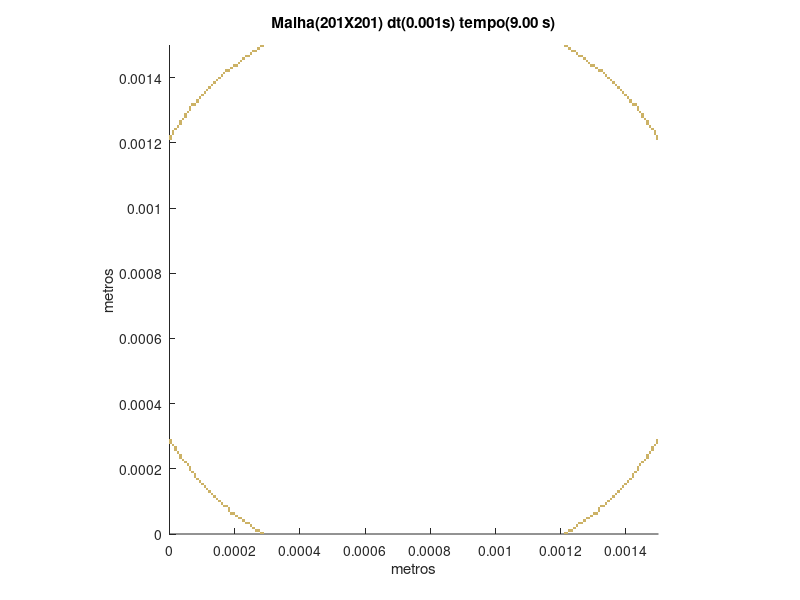

The MATLAB script that drew this image:
set (gca,'PlotBoxAspectRatio',[1 1 1],'Xlim',[0,0.0015],'Ylim',[0,0.0015])
hold on
title('Malha(201X201) dt(0.001s) tempo(9.00 s)')
hold on
ylabel('metros')
hold on
xlabel('metros')
hold on

fill([0.000276119402985075 0.000276119402985075 0.000283582089552239 0.000283582089552239],[0 7.46268656716418E-06 7.46268656716418E-06 0],[0.8,0.7,0.4],'LineStyle','none')

fill([0.000283582089552239 0.000283582089552239 0.000291044776119403 0.000291044776119403],[0 7.46268656716418E-06 7.46268656716418E-06 0],[0.8,0.7,0.4],'LineStyle','none')

fill([0.0012089552238806 0.0012089552238806 0.00121641791044776 0.00121641791044776],[0 7.46268656716418E-06 7.46268656716418E-06 0],[0.8,0.7,0.4],'LineStyle','none')

fill([0.00121641791044776 0.00121641791044776 0.00122388059701493 0.00122388059701493],[0 7.46268656716418E-06 7.46268656716418E-06 0],[0.8,0.7,0.4],'LineStyle','none')

fill([0.000261194029850746 0.000261194029850746 0.00026865671641791 0.00026865671641791],[7.46268656716418E-06 1.49253731343284E-05 1.49253731343284E-05 7.46268656716418E-06],[0.8,0.7,0.4],'LineStyle','none')

fill([0.00026865671641791 0.00026865671641791 0.000276119402985075 0.000276119402985075],[7.46268656716418E-06 1.49253731343284E-05 1.49253731343284E-05 7.46268656716418E-06],[0.8,0.7,0.4],'LineStyle','none')

fill([0.00122388059701493 0.00122388059701493 0.00123134328358209 0.00123134328358209],[7.46268656716418E-06 1.49253731343284E-05 1.49253731343284E-05 7.46268656716418E-06],[0.8,0.7,0.4],'LineStyle','none')

fill([0.00123134328358209 0.00123134328358209 0.00123880597014925 0.00123880597014925],[7.46268656716418E-06 1.49253731343284E-05 1.49253731343284E-05 7.46268656716418E-06],[0.8,0.7,0.4],'LineStyle','none')

fill([0.000253731343283582 0.000253731343283582 0.000261194029850746 0.000261194029850746],[1.49253731343284E-05 2.23880597014925E-05 2.23880597014925E-05 1.49253731343284E-05],[0.8,0.7,0.4],'LineStyle','none')

fill([0.00123880597014925 0.00123880597014925 0.00124626865671642 0.00124626865671642],[1.49253731343284E-05 2.23880597014925E-05 2.23880597014925E-05 1.49253731343284E-05],[0.8,0.7,0.4],'LineStyle','none')

fill([0.000246268656716418 0.000246268656716418 0.000253731343283582 0.000253731343283582],[2.23880597014925E-05 2.98507462686567E-05 2.98507462686567E-05 2.23880597014925E-05],[0.8,0.7,0.4],'LineStyle','none')

fill([0.00124626865671642 0.00124626865671642 0.00125373134328358 0.00125373134328358],[2.23880597014925E-05 2.98507462686567E-05 2.98507462686567E-05 2.23880597014925E-05],[0.8,0.7,0.4],'LineStyle','none')

fill([0.00023134328358209 0.00023134328358209 0.000238805970149254 0.000238805970149254],[2.98507462686567E-05 3.73134328358209E-05 3.73134328358209E-05 2.98507462686567E-05],[0.8,0.7,0.4],'LineStyle','none')

fill([0.000238805970149254 0.000238805970149254 0.000246268656716418 0.000246268656716418],[2.98507462686567E-05 3.73134328358209E-05 3.73134328358209E-05 2.98507462686567E-05],[0.8,0.7,0.4],'LineStyle','none')

fill([0.00125373134328358 0.00125373134328358 0.00126119402985075 0.00126119402985075],[2.98507462686567E-05 3.73134328358209E-05 3.73134328358209E-05 2.98507462686567E-05],[0.8,0.7,0.4],'LineStyle','none')

fill([0.00126119402985075 0.00126119402985075 0.00126865671641791 0.00126865671641791],[2.98507462686567E-05 3.73134328358209E-05 3.73134328358209E-05 2.98507462686567E-05],[0.8,0.7,0.4],'LineStyle','none')

fill([0.000223880597014925 0.000223880597014925 0.00023134328358209 0.00023134328358209],[3.73134328358209E-05 4.47761194029851E-05 4.47761194029851E-05 3.73134328358209E-05],[0.8,0.7,0.4],'LineStyle','none')

fill([0.00126865671641791 0.00126865671641791 0.00127611940298507 0.00127611940298507],[3.73134328358209E-05 4.47761194029851E-05 4.47761194029851E-05 3.73134328358209E-05],[0.8,0.7,0.4],'LineStyle','none')

fill([0.000208955223880597 0.000208955223880597 0.000216417910447761 0.000216417910447761],[4.47761194029851E-05 5.22388059701493E-05 5.22388059701493E-05 4.47761194029851E-05],[0.8,0.7,0.4],'LineStyle','none')

fill([0.000216417910447761 0.000216417910447761 0.000223880597014925 0.000223880597014925],[4.47761194029851E-05 5.22388059701493E-05 5.22388059701493E-05 4.47761194029851E-05],[0.8,0.7,0.4],'LineStyle','none')

fill([0.00127611940298507 0.00127611940298507 0.00128358208955224 0.00128358208955224],[4.47761194029851E-05 5.22388059701493E-05 5.22388059701493E-05 4.47761194029851E-05],[0.8,0.7,0.4],'LineStyle','none')

fill([0.00128358208955224 0.00128358208955224 0.0012910447761194 0.0012910447761194],[4.47761194029851E-05 5.22388059701493E-05 5.22388059701493E-05 4.47761194029851E-05],[0.8,0.7,0.4],'LineStyle','none')

fill([0.000201492537313433 0.000201492537313433 0.000208955223880597 0.000208955223880597],[5.22388059701493E-05 5.97014925373134E-05 5.97014925373134E-05 5.22388059701493E-05],[0.8,0.7,0.4],'LineStyle','none')

fill([0.0012910447761194 0.0012910447761194 0.00129850746268657 0.00129850746268657],[5.22388059701493E-05 5.97014925373134E-05 5.97014925373134E-05 5.22388059701493E-05],[0.8,0.7,0.4],'LineStyle','none')

fill([0.000186567164179104 0.000186567164179104 0.000194029850746269 0.000194029850746269],[5.97014925373134E-05 6.71641791044776E-05 6.71641791044776E-05 5.97014925373134E-05],[0.8,0.7,0.4],'LineStyle','none')

fill([0.000194029850746269 0.000194029850746269 0.000201492537313433 0.000201492537313433],[5.97014925373134E-05 6.71641791044776E-05 6.71641791044776E-05 5.97014925373134E-05],[0.8,0.7,0.4],'LineStyle','none')

fill([0.00129850746268657 0.00129850746268657 0.00130597014925373 0.00130597014925373],[5.97014925373134E-05 6.71641791044776E-05 6.71641791044776E-05 5.97014925373134E-05],[0.8,0.7,0.4],'LineStyle','none')

fill([0.00130597014925373 0.00130597014925373 0.0013134328358209 0.0013134328358209],[5.97014925373134E-05 6.71641791044776E-05 6.71641791044776E-05 5.97014925373134E-05],[0.8,0.7,0.4],'LineStyle','none')

fill([0.00017910447761194 0.00017910447761194 0.000186567164179104 0.000186567164179104],[6.71641791044776E-05 7.46268656716418E-05 7.46268656716418E-05 6.71641791044776E-05],[0.8,0.7,0.4],'LineStyle','none')

fill([0.0013134328358209 0.0013134328358209 0.00132089552238806 0.00132089552238806],[6.71641791044776E-05 7.46268656716418E-05 7.46268656716418E-05 6.71641791044776E-05],[0.8,0.7,0.4],'LineStyle','none')

fill([0.00017910447761194 0.00017910447761194 0.000186567164179104 0.000186567164179104],[7.46268656716418E-05 8.2089552238806E-05 8.2089552238806E-05 7.46268656716418E-05],[0.8,0.7,0.4],'LineStyle','none')

fill([0.0013134328358209 0.0013134328358209 0.00132089552238806 0.00132089552238806],[7.46268656716418E-05 8.2089552238806E-05 8.2089552238806E-05 7.46268656716418E-05],[0.8,0.7,0.4],'LineStyle','none')

fill([0.000164179104477612 0.000164179104477612 0.000171641791044776 0.000171641791044776],[8.2089552238806E-05 8.95522388059702E-05 8.95522388059702E-05 8.2089552238806E-05],[0.8,0.7,0.4],'LineStyle','none')

fill([0.000171641791044776 0.000171641791044776 0.00017910447761194 0.00017910447761194],[8.2089552238806E-05 8.95522388059702E-05 8.95522388059702E-05 8.2089552238806E-05],[0.8,0.7,0.4],'LineStyle','none')

fill([0.00132089552238806 0.00132089552238806 0.00132835820895522 0.00132835820895522],[8.2089552238806E-05 8.95522388059702E-05 8.95522388059702E-05 8.2089552238806E-05],[0.8,0.7,0.4],'LineStyle','none')

fill([0.00132835820895522 0.00132835820895522 0.00133582089552239 0.00133582089552239],[8.2089552238806E-05 8.95522388059702E-05 8.95522388059702E-05 8.2089552238806E-05],[0.8,0.7,0.4],'LineStyle','none')

fill([0.000156716417910448 0.000156716417910448 0.000164179104477612 0.000164179104477612],[8.95522388059702E-05 9.70149253731343E-05 9.70149253731343E-05 8.95522388059702E-05],[0.8,0.7,0.4],'LineStyle','none')

fill([0.00133582089552239 0.00133582089552239 0.00134328358208955 0.00134328358208955],[8.95522388059702E-05 9.70149253731343E-05 9.70149253731343E-05 8.95522388059702E-05],[0.8,0.7,0.4],'LineStyle','none')

fill([0.000149253731343284 0.000149253731343284 0.000156716417910448 0.000156716417910448],[9.70149253731343E-05 0.000104477611940299 0.000104477611940299 9.70149253731343E-05],[0.8,0.7,0.4],'LineStyle','none')

fill([0.00134328358208955 0.00134328358208955 0.00135074626865672 0.00135074626865672],[9.70149253731343E-05 0.000104477611940299 0.000104477611940299 9.70149253731343E-05],[0.8,0.7,0.4],'LineStyle','none')

fill([0.000141791044776119 0.000141791044776119 0.000149253731343284 0.000149253731343284],[0.000104477611940299 0.000111940298507463 0.000111940298507463 0.000104477611940299],[0.8,0.7,0.4],'LineStyle','none')

fill([0.00135074626865672 0.00135074626865672 0.00135820895522388 0.00135820895522388],[0.000104477611940299 0.000111940298507463 0.000111940298507463 0.000104477611940299],[0.8,0.7,0.4],'LineStyle','none')

fill([0.000134328358208955 0.000134328358208955 0.000141791044776119 0.000141791044776119],[0.000111940298507463 0.000119402985074627 0.000119402985074627 0.000111940298507463],[0.8,0.7,0.4],'LineStyle','none')

fill([0.00135820895522388 0.00135820895522388 0.00136567164179104 0.00136567164179104],[0.000111940298507463 0.000119402985074627 0.000119402985074627 0.000111940298507463],[0.8,0.7,0.4],'LineStyle','none')

fill([0.000126865671641791 0.000126865671641791 0.000134328358208955 0.000134328358208955],[0.000119402985074627 0.000126865671641791 0.000126865671641791 0.000119402985074627],[0.8,0.7,0.4],'LineStyle','none')

fill([0.00136567164179104 0.00136567164179104 0.00137313432835821 0.00137313432835821],[0.000119402985074627 0.000126865671641791 0.000126865671641791 0.000119402985074627],[0.8,0.7,0.4],'LineStyle','none')

fill([0.000119402985074627 0.000119402985074627 0.000126865671641791 0.000126865671641791],[0.000126865671641791 0.000134328358208955 0.000134328358208955 0.000126865671641791],[0.8,0.7,0.4],'LineStyle','none')

fill([0.00137313432835821 0.00137313432835821 0.00138059701492537 0.00138059701492537],[0.000126865671641791 0.000134328358208955 0.000134328358208955 0.000126865671641791],[0.8,0.7,0.4],'LineStyle','none')

fill([0.000111940298507463 0.000111940298507463 0.000119402985074627 0.000119402985074627],[0.000134328358208955 0.000141791044776119 0.000141791044776119 0.000134328358208955],[0.8,0.7,0.4],'LineStyle','none')

fill([0.00138059701492537 0.00138059701492537 0.00138805970149254 0.00138805970149254],[0.000134328358208955 0.000141791044776119 0.000141791044776119 0.000134328358208955],[0.8,0.7,0.4],'LineStyle','none')

fill([0.000104477611940299 0.000104477611940299 0.000111940298507463 0.000111940298507463],[0.000141791044776119 0.000149253731343284 0.000149253731343284 0.000141791044776119],[0.8,0.7,0.4],'LineStyle','none')

fill([0.00138805970149254 0.00138805970149254 0.0013955223880597 0.0013955223880597],[0.000141791044776119 0.000149253731343284 0.000149253731343284 0.000141791044776119],[0.8,0.7,0.4],'LineStyle','none')

fill([9.70149253731343E-05 9.70149253731343E-05 0.000104477611940299 0.000104477611940299],[0.000149253731343284 0.000156716417910448 0.000156716417910448 0.000149253731343284],[0.8,0.7,0.4],'LineStyle','none')

fill([0.0013955223880597 0.0013955223880597 0.00140298507462687 0.00140298507462687],[0.000149253731343284 0.000156716417910448 0.000156716417910448 0.000149253731343284],[0.8,0.7,0.4],'LineStyle','none')

fill([8.95522388059702E-05 8.95522388059702E-05 9.70149253731343E-05 9.70149253731343E-05],[0.000156716417910448 0.000164179104477612 0.000164179104477612 0.000156716417910448],[0.8,0.7,0.4],'LineStyle','none')

fill([0.00140298507462687 0.00140298507462687 0.00141044776119403 0.00141044776119403],[0.000156716417910448 0.000164179104477612 0.000164179104477612 0.000156716417910448],[0.8,0.7,0.4],'LineStyle','none')

fill([8.2089552238806E-05 8.2089552238806E-05 8.95522388059702E-05 8.95522388059702E-05],[0.000164179104477612 0.000171641791044776 0.000171641791044776 0.000164179104477612],[0.8,0.7,0.4],'LineStyle','none')

fill([0.00141044776119403 0.00141044776119403 0.00141791044776119 0.00141791044776119],[0.000164179104477612 0.000171641791044776 0.000171641791044776 0.000164179104477612],[0.8,0.7,0.4],'LineStyle','none')

fill([7.46268656716418E-05 7.46268656716418E-05 8.2089552238806E-05 8.2089552238806E-05],[0.000171641791044776 0.00017910447761194 0.00017910447761194 0.000171641791044776],[0.8,0.7,0.4],'LineStyle','none')

fill([0.00141791044776119 0.00141791044776119 0.00142537313432836 0.00142537313432836],[0.000171641791044776 0.00017910447761194 0.00017910447761194 0.000171641791044776],[0.8,0.7,0.4],'LineStyle','none')

fill([7.46268656716418E-05 7.46268656716418E-05 8.2089552238806E-05 8.2089552238806E-05],[0.00017910447761194 0.000186567164179104 0.000186567164179104 0.00017910447761194],[0.8,0.7,0.4],'LineStyle','none')

fill([0.00141791044776119 0.00141791044776119 0.00142537313432836 0.00142537313432836],[0.00017910447761194 0.000186567164179104 0.000186567164179104 0.00017910447761194],[0.8,0.7,0.4],'LineStyle','none')

fill([6.71641791044776E-05 6.71641791044776E-05 7.46268656716418E-05 7.46268656716418E-05],[0.000186567164179104 0.000194029850746269 0.000194029850746269 0.000186567164179104],[0.8,0.7,0.4],'LineStyle','none')

fill([0.00142537313432836 0.00142537313432836 0.00143283582089552 0.00143283582089552],[0.000186567164179104 0.000194029850746269 0.000194029850746269 0.000186567164179104],[0.8,0.7,0.4],'LineStyle','none')

fill([5.97014925373134E-05 5.97014925373134E-05 6.71641791044776E-05 6.71641791044776E-05],[0.000194029850746269 0.000201492537313433 0.000201492537313433 0.000194029850746269],[0.8,0.7,0.4],'LineStyle','none')

fill([0.00143283582089552 0.00143283582089552 0.00144029850746269 0.00144029850746269],[0.000194029850746269 0.000201492537313433 0.000201492537313433 0.000194029850746269],[0.8,0.7,0.4],'LineStyle','none')

fill([5.97014925373134E-05 5.97014925373134E-05 6.71641791044776E-05 6.71641791044776E-05],[0.000201492537313433 0.000208955223880597 0.000208955223880597 0.000201492537313433],[0.8,0.7,0.4],'LineStyle','none')

fill([0.00143283582089552 0.00143283582089552 0.00144029850746269 0.00144029850746269],[0.000201492537313433 0.000208955223880597 0.000208955223880597 0.000201492537313433],[0.8,0.7,0.4],'LineStyle','none')

fill([5.22388059701493E-05 5.22388059701493E-05 5.97014925373134E-05 5.97014925373134E-05],[0.000208955223880597 0.000216417910447761 0.000216417910447761 0.000208955223880597],[0.8,0.7,0.4],'LineStyle','none')

fill([0.00144029850746269 0.00144029850746269 0.00144776119402985 0.00144776119402985],[0.000208955223880597 0.000216417910447761 0.000216417910447761 0.000208955223880597],[0.8,0.7,0.4],'LineStyle','none')

fill([4.47761194029851E-05 4.47761194029851E-05 5.22388059701493E-05 5.22388059701493E-05],[0.000216417910447761 0.000223880597014925 0.000223880597014925 0.000216417910447761],[0.8,0.7,0.4],'LineStyle','none')

fill([0.00144776119402985 0.00144776119402985 0.00145522388059702 0.00145522388059702],[0.000216417910447761 0.000223880597014925 0.000223880597014925 0.000216417910447761],[0.8,0.7,0.4],'LineStyle','none')

fill([3.73134328358209E-05 3.73134328358209E-05 4.47761194029851E-05 4.47761194029851E-05],[0.000223880597014925 0.00023134328358209 0.00023134328358209 0.000223880597014925],[0.8,0.7,0.4],'LineStyle','none')

fill([0.00145522388059702 0.00145522388059702 0.00146268656716418 0.00146268656716418],[0.000223880597014925 0.00023134328358209 0.00023134328358209 0.000223880597014925],[0.8,0.7,0.4],'LineStyle','none')

fill([2.98507462686567E-05 2.98507462686567E-05 3.73134328358209E-05 3.73134328358209E-05],[0.00023134328358209 0.000238805970149254 0.000238805970149254 0.00023134328358209],[0.8,0.7,0.4],'LineStyle','none')

fill([0.00146268656716418 0.00146268656716418 0.00147014925373134 0.00147014925373134],[0.00023134328358209 0.000238805970149254 0.000238805970149254 0.00023134328358209],[0.8,0.7,0.4],'LineStyle','none')

fill([2.98507462686567E-05 2.98507462686567E-05 3.73134328358209E-05 3.73134328358209E-05],[0.000238805970149254 0.000246268656716418 0.000246268656716418 0.000238805970149254],[0.8,0.7,0.4],'LineStyle','none')

fill([0.00146268656716418 0.00146268656716418 0.00147014925373134 0.00147014925373134],[0.000238805970149254 0.000246268656716418 0.000246268656716418 0.000238805970149254],[0.8,0.7,0.4],'LineStyle','none')

fill([2.23880597014925E-05 2.23880597014925E-05 2.98507462686567E-05 2.98507462686567E-05],[0.000246268656716418 0.000253731343283582 0.000253731343283582 0.000246268656716418],[0.8,0.7,0.4],'LineStyle','none')

fill([0.00147014925373134 0.00147014925373134 0.00147761194029851 0.00147761194029851],[0.000246268656716418 0.000253731343283582 0.000253731343283582 0.000246268656716418],[0.8,0.7,0.4],'LineStyle','none')

fill([1.49253731343284E-05 1.49253731343284E-05 2.23880597014925E-05 2.23880597014925E-05],[0.000253731343283582 0.000261194029850746 0.000261194029850746 0.000253731343283582],[0.8,0.7,0.4],'LineStyle','none')

fill([0.00147761194029851 0.00147761194029851 0.00148507462686567 0.00148507462686567],[0.000253731343283582 0.000261194029850746 0.000261194029850746 0.000253731343283582],[0.8,0.7,0.4],'LineStyle','none')

fill([1.49253731343284E-05 1.49253731343284E-05 2.23880597014925E-05 2.23880597014925E-05],[0.000261194029850746 0.00026865671641791 0.00026865671641791 0.000261194029850746],[0.8,0.7,0.4],'LineStyle','none')

fill([0.00147761194029851 0.00147761194029851 0.00148507462686567 0.00148507462686567],[0.000261194029850746 0.00026865671641791 0.00026865671641791 0.000261194029850746],[0.8,0.7,0.4],'LineStyle','none')

fill([7.46268656716418E-06 7.46268656716418E-06 1.49253731343284E-05 1.49253731343284E-05],[0.00026865671641791 0.000276119402985075 0.000276119402985075 0.00026865671641791],[0.8,0.7,0.4],'LineStyle','none')

fill([0.00148507462686567 0.00148507462686567 0.00149253731343284 0.00149253731343284],[0.00026865671641791 0.000276119402985075 0.000276119402985075 0.00026865671641791],[0.8,0.7,0.4],'LineStyle','none')

fill([0 0 7.46268656716418E-06 7.46268656716418E-06],[0.000276119402985075 0.000283582089552239 0.000283582089552239 0.000276119402985075],[0.8,0.7,0.4],'LineStyle','none')

fill([0.00149253731343284 0.00149253731343284 0.0015 0.0015],[0.000276119402985075 0.000283582089552239 0.000283582089552239 0.000276119402985075],[0.8,0.7,0.4],'LineStyle','none')

fill([0 0 7.46268656716418E-06 7.46268656716418E-06],[0.000283582089552239 0.000291044776119403 0.000291044776119403 0.000283582089552239],[0.8,0.7,0.4],'LineStyle','none')

fill([0.00149253731343284 0.00149253731343284 0.0015 0.0015],[0.000283582089552239 0.000291044776119403 0.000291044776119403 0.000283582089552239],[0.8,0.7,0.4],'LineStyle','none')

fill([0 0 7.46268656716418E-06 7.46268656716418E-06],[0.0012089552238806 0.00121641791044776 0.00121641791044776 0.0012089552238806],[0.8,0.7,0.4],'LineStyle','none')

fill([0.00149253731343284 0.00149253731343284 0.0015 0.0015],[0.0012089552238806 0.00121641791044776 0.00121641791044776 0.0012089552238806],[0.8,0.7,0.4],'LineStyle','none')

fill([0 0 7.46268656716418E-06 7.46268656716418E-06],[0.00121641791044776 0.00122388059701493 0.00122388059701493 0.00121641791044776],[0.8,0.7,0.4],'LineStyle','none')

fill([0.00149253731343284 0.00149253731343284 0.0015 0.0015],[0.00121641791044776 0.00122388059701493 0.00122388059701493 0.00121641791044776],[0.8,0.7,0.4],'LineStyle','none')

fill([7.46268656716418E-06 7.46268656716418E-06 1.49253731343284E-05 1.49253731343284E-05],[0.00122388059701493 0.00123134328358209 0.00123134328358209 0.00122388059701493],[0.8,0.7,0.4],'LineStyle','none')

fill([0.00148507462686567 0.00148507462686567 0.00149253731343284 0.00149253731343284],[0.00122388059701493 0.00123134328358209 0.00123134328358209 0.00122388059701493],[0.8,0.7,0.4],'LineStyle','none')

fill([7.46268656716418E-06 7.46268656716418E-06 1.49253731343284E-05 1.49253731343284E-05],[0.00123134328358209 0.00123880597014925 0.00123880597014925 0.00123134328358209],[0.8,0.7,0.4],'LineStyle','none')

fill([0.00148507462686567 0.00148507462686567 0.00149253731343284 0.00149253731343284],[0.00123134328358209 0.00123880597014925 0.00123880597014925 0.00123134328358209],[0.8,0.7,0.4],'LineStyle','none')

fill([1.49253731343284E-05 1.49253731343284E-05 2.23880597014925E-05 2.23880597014925E-05],[0.00123880597014925 0.00124626865671642 0.00124626865671642 0.00123880597014925],[0.8,0.7,0.4],'LineStyle','none')

fill([0.00147761194029851 0.00147761194029851 0.00148507462686567 0.00148507462686567],[0.00123880597014925 0.00124626865671642 0.00124626865671642 0.00123880597014925],[0.8,0.7,0.4],'LineStyle','none')

fill([2.23880597014925E-05 2.23880597014925E-05 2.98507462686567E-05 2.98507462686567E-05],[0.00124626865671642 0.00125373134328358 0.00125373134328358 0.00124626865671642],[0.8,0.7,0.4],'LineStyle','none')

fill([0.00147014925373134 0.00147014925373134 0.00147761194029851 0.00147761194029851],[0.00124626865671642 0.00125373134328358 0.00125373134328358 0.00124626865671642],[0.8,0.7,0.4],'LineStyle','none')

fill([2.98507462686567E-05 2.98507462686567E-05 3.73134328358209E-05 3.73134328358209E-05],[0.00125373134328358 0.00126119402985075 0.00126119402985075 0.00125373134328358],[0.8,0.7,0.4],'LineStyle','none')

fill([0.00146268656716418 0.00146268656716418 0.00147014925373134 0.00147014925373134],[0.00125373134328358 0.00126119402985075 0.00126119402985075 0.00125373134328358],[0.8,0.7,0.4],'LineStyle','none')

fill([2.98507462686567E-05 2.98507462686567E-05 3.73134328358209E-05 3.73134328358209E-05],[0.00126119402985075 0.00126865671641791 0.00126865671641791 0.00126119402985075],[0.8,0.7,0.4],'LineStyle','none')

fill([0.00146268656716418 0.00146268656716418 0.00147014925373134 0.00147014925373134],[0.00126119402985075 0.00126865671641791 0.00126865671641791 0.00126119402985075],[0.8,0.7,0.4],'LineStyle','none')

fill([3.73134328358209E-05 3.73134328358209E-05 4.47761194029851E-05 4.47761194029851E-05],[0.00126865671641791 0.00127611940298507 0.00127611940298507 0.00126865671641791],[0.8,0.7,0.4],'LineStyle','none')

fill([0.00145522388059702 0.00145522388059702 0.00146268656716418 0.00146268656716418],[0.00126865671641791 0.00127611940298507 0.00127611940298507 0.00126865671641791],[0.8,0.7,0.4],'LineStyle','none')

fill([4.47761194029851E-05 4.47761194029851E-05 5.22388059701493E-05 5.22388059701493E-05],[0.00127611940298507 0.00128358208955224 0.00128358208955224 0.00127611940298507],[0.8,0.7,0.4],'LineStyle','none')

fill([0.00144776119402985 0.00144776119402985 0.00145522388059702 0.00145522388059702],[0.00127611940298507 0.00128358208955224 0.00128358208955224 0.00127611940298507],[0.8,0.7,0.4],'LineStyle','none')

fill([4.47761194029851E-05 4.47761194029851E-05 5.22388059701493E-05 5.22388059701493E-05],[0.00128358208955224 0.0012910447761194 0.0012910447761194 0.00128358208955224],[0.8,0.7,0.4],'LineStyle','none')

fill([0.00144776119402985 0.00144776119402985 0.00145522388059702 0.00145522388059702],[0.00128358208955224 0.0012910447761194 0.0012910447761194 0.00128358208955224],[0.8,0.7,0.4],'LineStyle','none')

fill([5.22388059701493E-05 5.22388059701493E-05 5.97014925373134E-05 5.97014925373134E-05],[0.0012910447761194 0.00129850746268657 0.00129850746268657 0.0012910447761194],[0.8,0.7,0.4],'LineStyle','none')

fill([0.00144029850746269 0.00144029850746269 0.00144776119402985 0.00144776119402985],[0.0012910447761194 0.00129850746268657 0.00129850746268657 0.0012910447761194],[0.8,0.7,0.4],'LineStyle','none')

fill([5.97014925373134E-05 5.97014925373134E-05 6.71641791044776E-05 6.71641791044776E-05],[0.00129850746268657 0.00130597014925373 0.00130597014925373 0.00129850746268657],[0.8,0.7,0.4],'LineStyle','none')

fill([0.00143283582089552 0.00143283582089552 0.00144029850746269 0.00144029850746269],[0.00129850746268657 0.00130597014925373 0.00130597014925373 0.00129850746268657],[0.8,0.7,0.4],'LineStyle','none')

fill([5.97014925373134E-05 5.97014925373134E-05 6.71641791044776E-05 6.71641791044776E-05],[0.00130597014925373 0.0013134328358209 0.0013134328358209 0.00130597014925373],[0.8,0.7,0.4],'LineStyle','none')

fill([0.00143283582089552 0.00143283582089552 0.00144029850746269 0.00144029850746269],[0.00130597014925373 0.0013134328358209 0.0013134328358209 0.00130597014925373],[0.8,0.7,0.4],'LineStyle','none')

fill([6.71641791044776E-05 6.71641791044776E-05 7.46268656716418E-05 7.46268656716418E-05],[0.0013134328358209 0.00132089552238806 0.00132089552238806 0.0013134328358209],[0.8,0.7,0.4],'LineStyle','none')

fill([7.46268656716418E-05 7.46268656716418E-05 8.2089552238806E-05 8.2089552238806E-05],[0.0013134328358209 0.00132089552238806 0.00132089552238806 0.0013134328358209],[0.8,0.7,0.4],'LineStyle','none')

fill([0.00141791044776119 0.00141791044776119 0.00142537313432836 0.00142537313432836],[0.0013134328358209 0.00132089552238806 0.00132089552238806 0.0013134328358209],[0.8,0.7,0.4],'LineStyle','none')

fill([0.00142537313432836 0.00142537313432836 0.00143283582089552 0.00143283582089552],[0.0013134328358209 0.00132089552238806 0.00132089552238806 0.0013134328358209],[0.8,0.7,0.4],'LineStyle','none')

fill([8.2089552238806E-05 8.2089552238806E-05 8.95522388059702E-05 8.95522388059702E-05],[0.00132089552238806 0.00132835820895522 0.00132835820895522 0.00132089552238806],[0.8,0.7,0.4],'LineStyle','none')

fill([0.00141044776119403 0.00141044776119403 0.00141791044776119 0.00141791044776119],[0.00132089552238806 0.00132835820895522 0.00132835820895522 0.00132089552238806],[0.8,0.7,0.4],'LineStyle','none')

fill([8.2089552238806E-05 8.2089552238806E-05 8.95522388059702E-05 8.95522388059702E-05],[0.00132835820895522 0.00133582089552239 0.00133582089552239 0.00132835820895522],[0.8,0.7,0.4],'LineStyle','none')

fill([0.00141044776119403 0.00141044776119403 0.00141791044776119 0.00141791044776119],[0.00132835820895522 0.00133582089552239 0.00133582089552239 0.00132835820895522],[0.8,0.7,0.4],'LineStyle','none')

fill([8.95522388059702E-05 8.95522388059702E-05 9.70149253731343E-05 9.70149253731343E-05],[0.00133582089552239 0.00134328358208955 0.00134328358208955 0.00133582089552239],[0.8,0.7,0.4],'LineStyle','none')

fill([0.00140298507462687 0.00140298507462687 0.00141044776119403 0.00141044776119403],[0.00133582089552239 0.00134328358208955 0.00134328358208955 0.00133582089552239],[0.8,0.7,0.4],'LineStyle','none')

fill([9.70149253731343E-05 9.70149253731343E-05 0.000104477611940299 0.000104477611940299],[0.00134328358208955 0.00135074626865672 0.00135074626865672 0.00134328358208955],[0.8,0.7,0.4],'LineStyle','none')

fill([0.0013955223880597 0.0013955223880597 0.00140298507462687 0.00140298507462687],[0.00134328358208955 0.00135074626865672 0.00135074626865672 0.00134328358208955],[0.8,0.7,0.4],'LineStyle','none')

fill([0.000104477611940299 0.000104477611940299 0.000111940298507463 0.000111940298507463],[0.00135074626865672 0.00135820895522388 0.00135820895522388 0.00135074626865672],[0.8,0.7,0.4],'LineStyle','none')

fill([0.00138805970149254 0.00138805970149254 0.0013955223880597 0.0013955223880597],[0.00135074626865672 0.00135820895522388 0.00135820895522388 0.00135074626865672],[0.8,0.7,0.4],'LineStyle','none')

fill([0.000111940298507463 0.000111940298507463 0.000119402985074627 0.000119402985074627],[0.00135820895522388 0.00136567164179104 0.00136567164179104 0.00135820895522388],[0.8,0.7,0.4],'LineStyle','none')

fill([0.00138059701492537 0.00138059701492537 0.00138805970149254 0.00138805970149254],[0.00135820895522388 0.00136567164179104 0.00136567164179104 0.00135820895522388],[0.8,0.7,0.4],'LineStyle','none')

fill([0.000119402985074627 0.000119402985074627 0.000126865671641791 0.000126865671641791],[0.00136567164179104 0.00137313432835821 0.00137313432835821 0.00136567164179104],[0.8,0.7,0.4],'LineStyle','none')

fill([0.00137313432835821 0.00137313432835821 0.00138059701492537 0.00138059701492537],[0.00136567164179104 0.00137313432835821 0.00137313432835821 0.00136567164179104],[0.8,0.7,0.4],'LineStyle','none')

fill([0.000126865671641791 0.000126865671641791 0.000134328358208955 0.000134328358208955],[0.00137313432835821 0.00138059701492537 0.00138059701492537 0.00137313432835821],[0.8,0.7,0.4],'LineStyle','none')

fill([0.00136567164179104 0.00136567164179104 0.00137313432835821 0.00137313432835821],[0.00137313432835821 0.00138059701492537 0.00138059701492537 0.00137313432835821],[0.8,0.7,0.4],'LineStyle','none')

fill([0.000134328358208955 0.000134328358208955 0.000141791044776119 0.000141791044776119],[0.00138059701492537 0.00138805970149254 0.00138805970149254 0.00138059701492537],[0.8,0.7,0.4],'LineStyle','none')

fill([0.00135820895522388 0.00135820895522388 0.00136567164179104 0.00136567164179104],[0.00138059701492537 0.00138805970149254 0.00138805970149254 0.00138059701492537],[0.8,0.7,0.4],'LineStyle','none')

fill([0.000141791044776119 0.000141791044776119 0.000149253731343284 0.000149253731343284],[0.00138805970149254 0.0013955223880597 0.0013955223880597 0.00138805970149254],[0.8,0.7,0.4],'LineStyle','none')

fill([0.00135074626865672 0.00135074626865672 0.00135820895522388 0.00135820895522388],[0.00138805970149254 0.0013955223880597 0.0013955223880597 0.00138805970149254],[0.8,0.7,0.4],'LineStyle','none')

fill([0.000149253731343284 0.000149253731343284 0.000156716417910448 0.000156716417910448],[0.0013955223880597 0.00140298507462687 0.00140298507462687 0.0013955223880597],[0.8,0.7,0.4],'LineStyle','none')

fill([0.00134328358208955 0.00134328358208955 0.00135074626865672 0.00135074626865672],[0.0013955223880597 0.00140298507462687 0.00140298507462687 0.0013955223880597],[0.8,0.7,0.4],'LineStyle','none')

fill([0.000156716417910448 0.000156716417910448 0.000164179104477612 0.000164179104477612],[0.00140298507462687 0.00141044776119403 0.00141044776119403 0.00140298507462687],[0.8,0.7,0.4],'LineStyle','none')

fill([0.00133582089552239 0.00133582089552239 0.00134328358208955 0.00134328358208955],[0.00140298507462687 0.00141044776119403 0.00141044776119403 0.00140298507462687],[0.8,0.7,0.4],'LineStyle','none')

fill([0.000164179104477612 0.000164179104477612 0.000171641791044776 0.000171641791044776],[0.00141044776119403 0.00141791044776119 0.00141791044776119 0.00141044776119403],[0.8,0.7,0.4],'LineStyle','none')

fill([0.00132835820895522 0.00132835820895522 0.00133582089552239 0.00133582089552239],[0.00141044776119403 0.00141791044776119 0.00141791044776119 0.00141044776119403],[0.8,0.7,0.4],'LineStyle','none')

fill([0.000171641791044776 0.000171641791044776 0.00017910447761194 0.00017910447761194],[0.00141791044776119 0.00142537313432836 0.00142537313432836 0.00141791044776119],[0.8,0.7,0.4],'LineStyle','none')

fill([0.00017910447761194 0.00017910447761194 0.000186567164179104 0.000186567164179104],[0.00141791044776119 0.00142537313432836 0.00142537313432836 0.00141791044776119],[0.8,0.7,0.4],'LineStyle','none')

fill([0.0013134328358209 0.0013134328358209 0.00132089552238806 0.00132089552238806],[0.00141791044776119 0.00142537313432836 0.00142537313432836 0.00141791044776119],[0.8,0.7,0.4],'LineStyle','none')

fill([0.00132089552238806 0.00132089552238806 0.00132835820895522 0.00132835820895522],[0.00141791044776119 0.00142537313432836 0.00142537313432836 0.00141791044776119],[0.8,0.7,0.4],'LineStyle','none')

fill([0.000186567164179104 0.000186567164179104 0.000194029850746269 0.000194029850746269],[0.00142537313432836 0.00143283582089552 0.00143283582089552 0.00142537313432836],[0.8,0.7,0.4],'LineStyle','none')

fill([0.00130597014925373 0.00130597014925373 0.0013134328358209 0.0013134328358209],[0.00142537313432836 0.00143283582089552 0.00143283582089552 0.00142537313432836],[0.8,0.7,0.4],'LineStyle','none')

fill([0.000194029850746269 0.000194029850746269 0.000201492537313433 0.000201492537313433],[0.00143283582089552 0.00144029850746269 0.00144029850746269 0.00143283582089552],[0.8,0.7,0.4],'LineStyle','none')

fill([0.000201492537313433 0.000201492537313433 0.000208955223880597 0.000208955223880597],[0.00143283582089552 0.00144029850746269 0.00144029850746269 0.00143283582089552],[0.8,0.7,0.4],'LineStyle','none')

fill([0.0012910447761194 0.0012910447761194 0.00129850746268657 0.00129850746268657],[0.00143283582089552 0.00144029850746269 0.00144029850746269 0.00143283582089552],[0.8,0.7,0.4],'LineStyle','none')

fill([0.00129850746268657 0.00129850746268657 0.00130597014925373 0.00130597014925373],[0.00143283582089552 0.00144029850746269 0.00144029850746269 0.00143283582089552],[0.8,0.7,0.4],'LineStyle','none')

fill([0.000208955223880597 0.000208955223880597 0.000216417910447761 0.000216417910447761],[0.00144029850746269 0.00144776119402985 0.00144776119402985 0.00144029850746269],[0.8,0.7,0.4],'LineStyle','none')

fill([0.00128358208955224 0.00128358208955224 0.0012910447761194 0.0012910447761194],[0.00144029850746269 0.00144776119402985 0.00144776119402985 0.00144029850746269],[0.8,0.7,0.4],'LineStyle','none')

fill([0.000216417910447761 0.000216417910447761 0.000223880597014925 0.000223880597014925],[0.00144776119402985 0.00145522388059702 0.00145522388059702 0.00144776119402985],[0.8,0.7,0.4],'LineStyle','none')

fill([0.00127611940298507 0.00127611940298507 0.00128358208955224 0.00128358208955224],[0.00144776119402985 0.00145522388059702 0.00145522388059702 0.00144776119402985],[0.8,0.7,0.4],'LineStyle','none')

fill([0.000223880597014925 0.000223880597014925 0.00023134328358209 0.00023134328358209],[0.00145522388059702 0.00146268656716418 0.00146268656716418 0.00145522388059702],[0.8,0.7,0.4],'LineStyle','none')

fill([0.00126865671641791 0.00126865671641791 0.00127611940298507 0.00127611940298507],[0.00145522388059702 0.00146268656716418 0.00146268656716418 0.00145522388059702],[0.8,0.7,0.4],'LineStyle','none')

fill([0.00023134328358209 0.00023134328358209 0.000238805970149254 0.000238805970149254],[0.00146268656716418 0.00147014925373134 0.00147014925373134 0.00146268656716418],[0.8,0.7,0.4],'LineStyle','none')

fill([0.000238805970149254 0.000238805970149254 0.000246268656716418 0.000246268656716418],[0.00146268656716418 0.00147014925373134 0.00147014925373134 0.00146268656716418],[0.8,0.7,0.4],'LineStyle','none')

fill([0.00125373134328358 0.00125373134328358 0.00126119402985075 0.00126119402985075],[0.00146268656716418 0.00147014925373134 0.00147014925373134 0.00146268656716418],[0.8,0.7,0.4],'LineStyle','none')

fill([0.00126119402985075 0.00126119402985075 0.00126865671641791 0.00126865671641791],[0.00146268656716418 0.00147014925373134 0.00147014925373134 0.00146268656716418],[0.8,0.7,0.4],'LineStyle','none')

fill([0.000246268656716418 0.000246268656716418 0.000253731343283582 0.000253731343283582],[0.00147014925373134 0.00147761194029851 0.00147761194029851 0.00147014925373134],[0.8,0.7,0.4],'LineStyle','none')

fill([0.00124626865671642 0.00124626865671642 0.00125373134328358 0.00125373134328358],[0.00147014925373134 0.00147761194029851 0.00147761194029851 0.00147014925373134],[0.8,0.7,0.4],'LineStyle','none')

fill([0.000253731343283582 0.000253731343283582 0.000261194029850746 0.000261194029850746],[0.00147761194029851 0.00148507462686567 0.00148507462686567 0.00147761194029851],[0.8,0.7,0.4],'LineStyle','none')

fill([0.000261194029850746 0.000261194029850746 0.00026865671641791 0.00026865671641791],[0.00147761194029851 0.00148507462686567 0.00148507462686567 0.00147761194029851],[0.8,0.7,0.4],'LineStyle','none')

fill([0.00123134328358209 0.00123134328358209 0.00123880597014925 0.00123880597014925],[0.00147761194029851 0.00148507462686567 0.00148507462686567 0.00147761194029851],[0.8,0.7,0.4],'LineStyle','none')

fill([0.00123880597014925 0.00123880597014925 0.00124626865671642 0.00124626865671642],[0.00147761194029851 0.00148507462686567 0.00148507462686567 0.00147761194029851],[0.8,0.7,0.4],'LineStyle','none')

fill([0.00026865671641791 0.00026865671641791 0.000276119402985075 0.000276119402985075],[0.00148507462686567 0.00149253731343284 0.00149253731343284 0.00148507462686567],[0.8,0.7,0.4],'LineStyle','none')

fill([0.00122388059701493 0.00122388059701493 0.00123134328358209 0.00123134328358209],[0.00148507462686567 0.00149253731343284 0.00149253731343284 0.00148507462686567],[0.8,0.7,0.4],'LineStyle','none')

fill([0.000276119402985075 0.000276119402985075 0.000283582089552239 0.000283582089552239],[0.00149253731343284 0.0015 0.0015 0.00149253731343284],[0.8,0.7,0.4],'LineStyle','none')

fill([0.000283582089552239 0.000283582089552239 0.000291044776119403 0.000291044776119403],[0.00149253731343284 0.0015 0.0015 0.00149253731343284],[0.8,0.7,0.4],'LineStyle','none')

fill([0.0012089552238806 0.0012089552238806 0.00121641791044776 0.00121641791044776],[0.00149253731343284 0.0015 0.0015 0.00149253731343284],[0.8,0.7,0.4],'LineStyle','none')

fill([0.00121641791044776 0.00121641791044776 0.00122388059701493 0.00122388059701493],[0.00149253731343284 0.0015 0.0015 0.00149253731343284],[0.8,0.7,0.4],'LineStyle','none')
